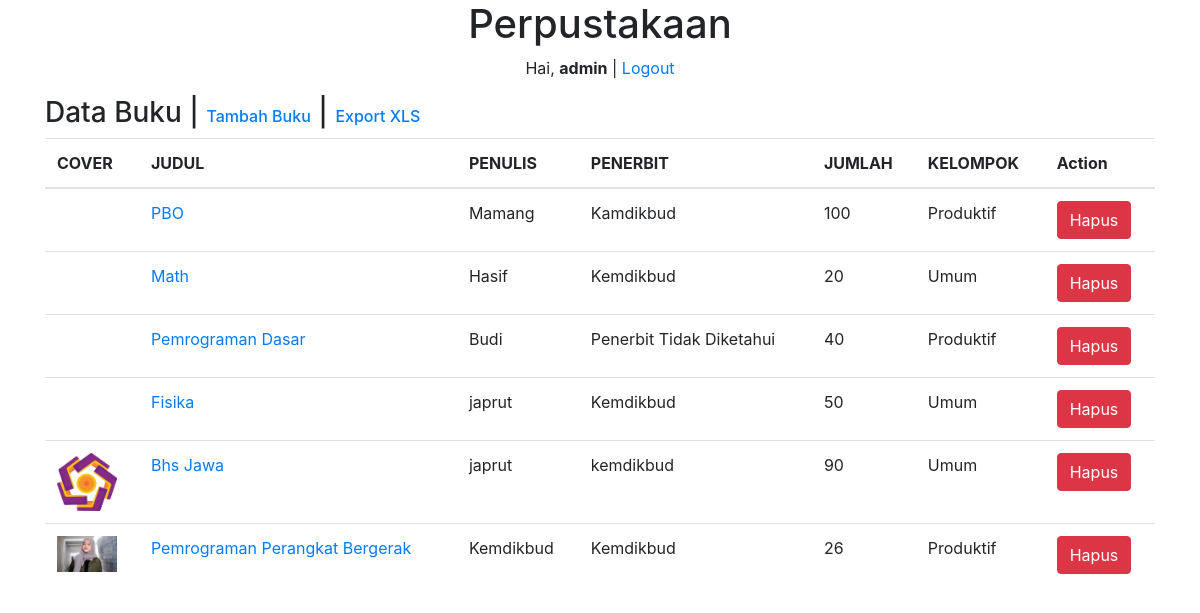
Screenshot of /buku/ (signed in) with the database file from the repository.
### perpustakaan/models.py (models this page shows, shortened)
class Buku(models.Model):
    judul = models.CharField(max_length=50)
    penulis = models.CharField(max_length=40)
    penerbit = models.CharField(max_length=40)
    jumlah = models.IntegerField(null=True)
    kelompok = models.ForeignKey(Kelompok, on_delete=models.CASCADE, null=True)
    cover = models.ImageField(upload_to='cover/',null=True)
    tanggal = models.DateTimeField(auto_now_add=True, null=True)

class Kelompok(models.Model):
    nama = models.CharField(max_length=9)
    keterangan = models.TextField()
    def __str__(self):
        return self.nama

### perpustakaan/views.py (the view)
# urls.py: path('buku/', buku),
@login_required(login_url=settings.LOGIN_URL)
def buku(request):
    books = Buku.objects.all() # Menampilkan Semua Row
    konteks = {
        'books': books,
    }
    return render(request,'buku.html',konteks)

### perpustakaan/templates/buku.html (shortened to what this page needs)
{% extends 'base.html' %}
{% block content %}
<div class="container">
    <div class="row">
        <div class="col-md-12">
            <h3>Data Buku | <a href="/tambah-buku" style="font-size:16px">Tambah Buku</a> | <a href="/export/xls" style="font-size:16px">Export XLS</a> </h3>
            <table class="table">
                <thead>
                    <tr>
                        <th>COVER</th>
                        <th>JUDUL</th>
                        <th>PENULIS</th>
                        <th>PENERBIT</th>
                        <th>JUMLAH</th>
                        <th>KELOMPOK</th>
                        <th>Action</th>
                    </tr>
                </thead>
                <tbody>
                    {% for buku in books %}
                        <tr>
                            <td>
                                {%if buku.cover%}
                                    <img src="{{buku.cover.url}}" alt="{{buku.judul}}" width="60px">
                                {%endif%}
                            </td>
                            <td><a href="{%url 'ubah-buku' buku.id%}">{{buku.judul}}</a></td>
                            <td>{{buku.penulis}}</td>
                            <td>
                                {% if buku.penerbit%}
                                    {{buku.penerbit}}
                                {%else%}
                                    Penerbit Tidak Diketahui
                                {%endif%}
                            </td>
                            <td>{{buku.jumlah}}</td>
                            <td>{{buku.kelompok}}</td>
                            <td><button data-toggle="modal" onclick="modalHapus({{buku.id}},'{{buku.judul}}')" class="btn btn-danger">Hapus</button></td>
                        </tr>
                    {% endfor %}
                </tbody>
            </table>
        </div>
    </div>
</div>
{% endblock %}

### templates/base.html (shortened to what this page needs)
{% load static %}
<!DOCTYPE html>
<html lang="en">
<head>
    <link rel="stylesheet" href="{% static 'css/bootstrap.min.css'%}">
</head>
<body>
{% include 'judul.html' %}
{% block content %}
{% endblock %}
</body>
</html>

### templates/judul.html
<center>
    <h1>Perpustakaan</h1>
    {%if user.is_authenticated %}
    <p>Hai, <strong>{{user}}</strong> | <a href="/keluar">Logout</a> </p>
    {%endif%}
</center>

### rows the page displays
Buku: judul "PBO", penulis "Mamang", penerbit "Kamdikbud", jumlah "100", kelompok "Produktif"
Buku: judul "Math", penulis "Hasif", penerbit "Kemdikbud", jumlah "20", kelompok "Umum"
Buku: judul "Pemrograman Dasar", penulis "Budi", penerbit "Penerbit Tidak Diketahui", jumlah "40", kelompok "Produktif"
Buku: judul "Fisika", penulis "japrut", penerbit "Kemdikbud", jumlah "50", kelompok "Umum"
Buku: cover (picture), judul "Bhs Jawa", penulis "japrut", penerbit "kemdikbud", jumlah "90", kelompok "Umum"
Buku: cover (picture), judul "Pemrograman Perangkat Bergerak", penulis "Kemdikbud", penerbit "Kemdikbud", jumlah "26", kelompok "Produktif"

### other values shown
{{ user }} "admin"
